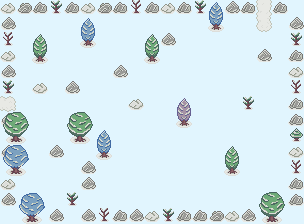

The image is a tile-based game level rendered from a .tmx file. Its description and source (layers, tilesets, objects; grid data summarised) follow:
An orthogonal 19x14 tile map with 16x16 px tiles, 2 tile layers (Tile Layer 1, Tile Layer 2), 5 tilesets and 4 objects (2x Modifier, 2x Door).

<map version="1.9" tiledversion="1.9.0" orientation="orthogonal" renderorder="right-down" width="19" height="14" tilewidth="16" tileheight="16" infinite="0" backgroundcolor="#e1f5fe" nextlayerid="11" nextobjectid="58">
 <properties>
  <property name="map-name" value="Route 11" />
 </properties>
 <tileset firstgid="1" source="../tilesets/outdoor-1.tsx" />
 <tileset firstgid="129" source="../tilesets/monsters.tsx" />
 <tileset firstgid="204" source="../tilesets/npc_common.tsx" />
 <tileset firstgid="256" source="../tilesets/outdoor-2.tsx" />
 <tileset firstgid="416" source="../tilesets/basic.tsx" />
 <layer id="1" name="Tile Layer 1" width="19" height="14">
  <data>[266 cells, 80 non-empty, 17 distinct tile ids]</data>
 </layer>
 <objectgroup id="9" name="npc">
  <object id="56" class="Modifier" gid="434" x="176" y="160" width="16" height="16">
   <properties>
    <property name="moneyDelta" type="int" value="40" />
   </properties>
  </object>
  <object id="57" class="Modifier" gid="434" x="128" y="96" width="16" height="16">
   <properties>
    <property name="moneyDelta" type="int" value="40" />
   </properties>
  </object>
 </objectgroup>
 <layer id="6" name="Tile Layer 2" width="19" height="14">
  <data>[266 cells, 17 non-empty, 7 distinct tile ids]</data>
 </layer>
 <objectgroup id="8" name="items" />
 <objectgroup id="10" name="spawn points">
  <object id="54" class="Door" x="0" y="96" width="16" height="16">
   <properties>
    <property name="orientation" type="int" value="2" />
    <property name="roomId" value="999" />
   </properties>
  </object>
  <object id="55" class="Door" x="256" y="0" width="16" height="16">
   <properties>
    <property name="mainDoor" type="bool" value="true" />
    <property name="roomId" value="77" />
   </properties>
  </object>
 </objectgroup>
</map>
